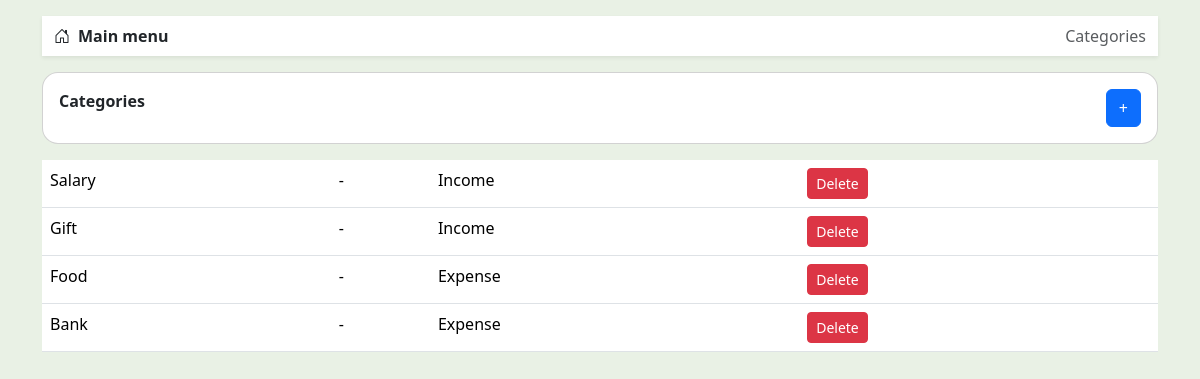
The page /categories on the database its author committed.
### tables this page shows
CREATE TABLE categories (
    id INTEGER PRIMARY KEY AUTOINCREMENT,
    name TEXT NOT NULL,
    parentId INTEGER,
    type INTEGER NOT NULL, -- 0 = income, 1 = expense
    FOREIGN KEY (parentId) REFERENCES categories(id)
);

### app.py (the view, shortened to what this page needs)
@app.route("/categories", methods=["GET", "POST", "PUT", "DELETE"])
def categories():
    if request.method == "DELETE":
        db.execute("DELETE FROM categories WHERE id=?", request.get_json()["id"])
        return ("", 204)
    categories_list = db.execute("""
        SELECT c.*, p.name AS parentName
        FROM categories c
        LEFT JOIN categories p ON p.id = c.parentId
    """)
    return render_template("categories.html", categories=categories_list, title="Categories")

### templates/categories.html (shortened to what this page needs)
{% extends "layout.html" %}
{% block body %}
<div class="card mb-3 p-3 d-flex justify-content-between flex-row">
    <strong>Categories</strong>
    <button class="btn btn-primary" id="addCategoryBtn">+</button>
</div>
<table class="table">
    <tbody>
        {% for c in categories %}
        <tr class="category-row" data-id="{{ c.id }}" data-name="{{ c.name }}" data-parent="{{ c.parentId or '' }}"
            style="cursor:pointer">
            <td>{{ c.name }}</td>
            <td>{{ c.parentName or "-" }}</td>
            <td>{{ c.type == 0 and "Income" or "Expense" }}</td>
            <td>
                <button type="button" class="btn btn-sm btn-danger delete-btn" data-id="{{ c.id }}">
                    Delete
                </button>
            </td>
        </tr>
        {% endfor %}
    </tbody>
</table>
{% endblock %}

### static/css/style.css (style rules this page uses)
:root { --bg-main: #e9f1e5; --card-bg: #ffffff; --border-light: #eeeeee; --green: #2ecc71; --red: #e74c3c; --blue: #3498db; --yellow: #f1c40f; --text-main: #2c2c2c; --text-muted: #6c757d; }
body { background-color: #e9f1e5; font-family: system-ui, -apple-system, BlinkMacSystemFont, sans-serif; }
.card { border-radius: 16px; }

### rows shown on the page
categories: name "Salary", parentName "-", type "Income"
categories: name "Gift", parentName "-", type "Income"
categories: name "Food", parentName "-", type "Expense"
categories: name "Bank", parentName "-", type "Expense"

### other values the page prints
{{ title }} "Categories"
